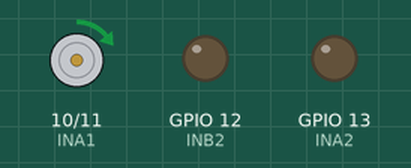
A program run on a simulated ESP32 board running MicroPython. Shown: motor-driver pin pairs drawn as motors (green arrow = first pin HIGH = forward, orange = second pin HIGH = backward, longer = more drive), output pins drawn as LEDs (lit = HIGH). What the program prints to the serial console is not drawn. At 12.0 s the program stops and its outputs stay as they are.

Above: at 0.1 s.
Timing chart, 0 to 12.5 s (numbered marks = the images above):
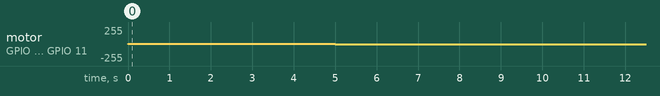

Measured:
- by itself, motor on GPIO 10 (INA1) / GPIO 11 (INB1): stopped → forward 2/255 at 0.00 s, → stopped 5.0 s later, → backward 2/255 1.0 s later, → stopped 5.0 s later

The program:

13.py
```python
from machine import Pin, PWM
import time, sys

INA1 = PWM(Pin(10),freq=1000, duty=0)   # INA1
INB1 = PWM(Pin(11),freq=1000, duty=0)   # INB1
INA2 = PWM(Pin(13),freq=1000, duty=0)   # INA2
INB2 = PWM(Pin(12),freq=1000, duty=0)   # INB2

def motor1(rychlost):
    if rychlost > 1023: rychlost = 1023
    if rychlost < -1023: rychlost = -1023
    print("Dopredu")
    INA1.duty(rychlost)
    INB1.duty(0)
    time.sleep(5)

    print("Stop")
    INA1.duty(0)
    INB1.duty(0)
    time.sleep(1)

    print("Dozadu")
    INA1.duty(0)
    INB1.duty(rychlost)
    time.sleep(5)

    print("Stop")
    INA1.duty(0)
    INB1.duty(0)
    time.sleep(1)


motor1(10)

sys.exit(0)
```
